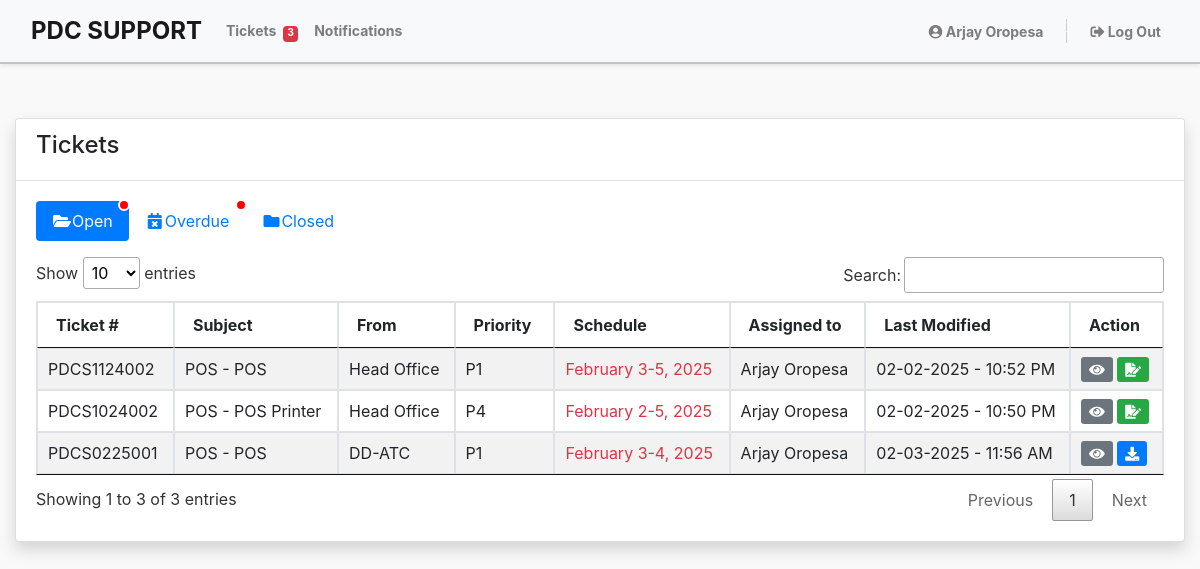
Before: /pages/staff/staff.tickets.php (signed in) with the older database file.
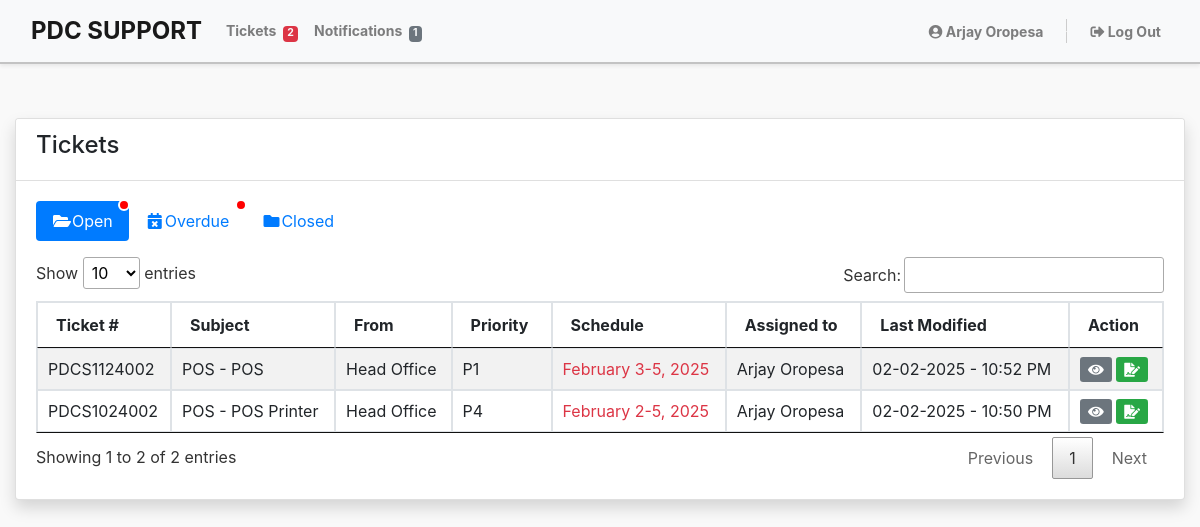
After: the same page with the newer database file.
### tables this page shows
CREATE TABLE `tbl_tickets` (
  `id` int(100) NOT NULL,
  `ticket_num` varchar(1000) NOT NULL,
  `outlet` varchar(1000) NOT NULL,
  `reported_by` varchar(100) NOT NULL,
  `designation` enum('1','2') NOT NULL,
  `topiccateg` varchar(1000) NOT NULL,
  `topicitem` varchar(1000) NOT NULL,
  `img_name` varchar(1000) NOT NULL,
  `file_path` varchar(1000) NOT NULL,
  `description` varchar(5000) NOT NULL,
  `priority_type` varchar(100) DEFAULT NULL,
  `concern_type` enum('Issue','Request') DEFAULT NULL,
  `status` enum('1','2','3','4','5') NOT NULL DEFAULT '2',
  `remark` varchar(1000) NOT NULL,
  `sched_start` date DEFAULT NULL,
  `sched_end` date DEFAULT NULL,
  `assigned` varchar(1000) NOT NULL,
  `msg_ses` varchar(5000) NOT NULL DEFAULT '0',
  `rprt` enum('0','1') NOT NULL DEFAULT '0',
  `date_posted` datetime(6) NOT NULL DEFAULT current_timestamp(6),
  `date_modified` datetime(6) DEFAULT current_timestamp(6),
  `date_closed` datetime DEFAULT NULL
);

CREATE TABLE `tbl_itemcategory` (
  `id` int(100) NOT NULL,
  `name` varchar(100) NOT NULL,
  `img_name` varchar(1000) NOT NULL,
  `img_path` varchar(1000) NOT NULL,
  `status` enum('1','0') NOT NULL DEFAULT '1',
  `designation` enum('1','2') NOT NULL
);

CREATE TABLE `tbl_itemlist` (
  `id` int(100) NOT NULL,
  `name` varchar(100) NOT NULL,
  `status` enum('0','1') NOT NULL DEFAULT '1',
  `category` varchar(100) NOT NULL
);

CREATE TABLE `tbl_useraccounts` (
  `id` int(11) NOT NULL,
  `name` varchar(100) NOT NULL,
  `username` varchar(100) NOT NULL,
  `password` varchar(255) NOT NULL,
  `role` enum('admin','it-admin','maintenance-admin','office','outlet','it','maintenance') NOT NULL,
  `status` enum('Active','Inactive') NOT NULL DEFAULT 'Active',
  `created` datetime(6) DEFAULT current_timestamp(6),
  `updated` datetime(6) DEFAULT current_timestamp(6) ON UPDATE current_timestamp(6)
);

### pages/staff/staff.ticket-qry.php (called while the page is built, shortened)
<?php
$all_tickets = mysqli_query($conn, "SELECT t.*, t.status AS ticket_status, u.name AS outlet_name, c.name AS categ_name, l.name AS item_name, a.name AS staff_name
        FROM tbl_tickets t
        LEFT JOIN tbl_useraccounts u ON t.outlet = u.id
        LEFT JOIN tbl_itemcategory c ON t.topiccateg = c.id
        LEFT JOIN tbl_itemlist l ON t.topicitem = l.id
        LEFT JOIN tbl_useraccounts a ON t.assigned = a.id
        WHERE t.assigned = {$_SESSION['id']}
        ORDER BY t.date_posted DESC");
$open_tickets = [];
$overdue_tickets = [];
$closed_tickets = [];
while ($rows = mysqli_fetch_array($all_tickets)) {
    $current_date = new DateTime();
    if (!empty($rows['sched_end']) && $rows['sched_end'] !== 'NULL') {
        $sched_end_date = new DateTime($rows['sched_end']);
        if ($sched_end_date < $current_date && $rows['ticket_status'] != '5') {
            $overdue_tickets[] = $rows;
        }
    }
    if ($rows['ticket_status'] == '1' || $rows['ticket_status'] == '4') {
        $open_tickets[] = $rows;
    } elseif ($rows['ticket_status'] == '5') {
        $closed_tickets[] = $rows;
    }
}
$open_count = count($open_tickets);
$overdue_count = count($overdue_tickets);
function formatSchedule($start, $end) {
    $startDate = new DateTime($start);
    $endDate = new DateTime($end);
    if ($startDate->format('Y-m') === $endDate->format('Y-m')) {
        return $startDate->format('F j') . '-' . $endDate->format('j, Y');
    }
    return $startDate->format('F j, Y') . ' - ' . $endDate->format('F j, Y');
}
?>

### pages/staff/staff.tickets.php (the view, shortened to what this page needs)
<?php
    include('staff.header.php');
    include('staff.ticket-qry.php');
?>
    <div class="container my-5">
        <div class="card shadow mb-4">
            <div class="card-header d-flex justify-content-between align-items-center" style="background-color:#fff;">
                <div>
                    <h4>Tickets</h4>
                </div>
            </div>
            <div class="card-body">
                <ul class="nav nav-pills mb-3" id="ex-with-icons" role="tablist">
                    <li class="nav-item position-relative" role="presentation">
                        <a href="ticket?tab=open" class="nav-link active" id="ex-with-icons-tab-1" data-toggle="pill" data-target="#ex-with-icons-tabs-1" role="tab"
                        aria-controls="ex-with-icons-tabs-1" aria-selected="false">
                            <i class="fas fa-folder-open fa-fw me-2"></i>Open
                        </a>
                        <?php if ($open_count > 0) { ?>
                            <span class="position-absolute"
                                style="top: -4%; right: -1%; width: 12px; height: 12px; background-color: red; border-radius: 50%; border: 2px solid white;">
                            </span>
                        <?php } ?>
                    </li>
                    <li class="nav-item position-relative" role="presentation">
                        <a href="ticket?tab=overdue" class="nav-link" id="ex-with-icons-tab-2" data-toggle="pill" data-target="#ex-with-icons-tabs-2" role="tab" aria-controls="ex-with-icons-tabs-2" aria-selected="false"><i class="fas fa-calendar-times fa-fw me-2"></i>Overdue</a>
                        <?php if ($overdue_count > 0) { ?>
                            <span class="position-absolute"
                                style="top: -4%; right: -1%; width: 12px; height: 12px; background-color: red; border-radius: 50%; border: 2px solid white;">
                            </span>
                        <?php } ?>
                    </li>
                    <li class="nav-item" role="presentation">
                        <a href="ticket?tab=closed" class="nav-link" id="ex-with-icons-tab-3" data-toggle="pill" data-target="#ex-with-icons-tabs-3" role="tab" aria-controls="ex-with-icons-tabs-3" aria-selected="false"><i class="fas fa-folder fa-fw me-2"></i>Closed</a>
                    </li>
                </ul>
                <div class="tab-content" id="ex-with-icons-content">
                    <div class="tab-pane fade show active" id="ex-with-icons-tabs-1" role="tabpanel" aria-labelledby="ex-with-icons-tab-1">
                        <div class="table-responsive">
                            <table class="table table-bordered table-striped table-sm w-100" id="opentck_tbl">
                                <thead>
                                    <tr>
                                        <th>Ticket #</th>
                                        <th>Subject</th>
                                        <th>From</th>
                                        <th>Priority</th>
                                        <th>Schedule</th>
                                        <th>Assigned to</th>
                                        <th>Last Modified</th>
                                        <th>Action</th>
                                    </tr>
                                </thead>
                                <tbody>
                                    <?php
                                        foreach ($open_tickets as $rows) {
                                            $modDT = new DateTime($rows["date_modified"]);
                                    ?>
                                    <tr>
                                        <td><?php echo $rows['ticket_num']; ?></td>
                                        <td><?php echo $rows['categ_name'] . ' - ' . $rows['item_name']; ?></td>
                                        <td><?php echo $rows['outlet_name']; ?></td>
                                        <td><?php echo $rows['priority_type']; ?></td>
                                        <?php
                                            if ($rows['sched_end'] < date('Y-m-d H:i:s')) {
                                                echo '<td class="text-danger">' . formatSchedule($rows['sched_start'], $rows['sched_end']) . '</td>';
                                            } else {
                                                echo '<td>' . formatSchedule($rows['sched_start'], $rows['sched_end']) . '</td>';
                                            }
                                        ?>
                                        <td><?php echo $rows['staff_name']; ?></td>
                                        <td><?php echo $modDT->format('m-d-Y - h:i A'); ?></td>
                                        <td>
                                            <a href="view-ticket?id=<?php echo $rows['ticket_num']; ?>" class="btn-sm btn-secondary" title="View Report"><i class="fas fa-eye"></i></a>
                                            <?php if ($rows['rprt'] == 1) { ?>
                                                <a href="generate-pdf?id=<?php echo $rows['ticket_num']; ?>" class="btn-sm btn-primary" title="Download Report"><i class="fas fa-download"></i></a>
                                            <?php } elseif($rows['rprt'] == 0) { ?>
                                                <a href="edit-report?id=<?php echo $rows['ticket_num']; ?>" class="btn-sm btn-success" title="Edit Report"><i class="fas fa-file-signature"></i></a>
                                            <?php } ?>
                                        </td>
                                    </tr>
                                    <?php } ?>
                                </tbody>
                            </table>
                        </div>
                    </div>
                </div>
            </div>
        </div>
    </div>
<?php include('staff.footer.php'); ?>

### pages/staff/staff.header.php (shortened to what this page needs)
<?php
include('../includes/connection.php');
$notifcnt_qry = $conn->query("SELECT COUNT(*) AS unread_count FROM tbl_notif WHERE user_id = {$_SESSION['id']} AND status = '1'");
$unread_count = 0;
if ($notifcnt_qry) {
    $notifcnt_row = $notifcnt_qry->fetch_assoc();
    $unread_count = $notifcnt_row['unread_count'];
}
$ticketcnt_qry = $conn->query("SELECT COUNT(*) AS ticket_count FROM tbl_tickets WHERE (status = '1' OR status = '4') AND assigned = " . $_SESSION['id']);
$ticket_cnt = 0;
if ($ticketcnt_qry) {
    $ticketcnt_res = $ticketcnt_qry->fetch_assoc();
    $ticket_cnt = $ticketcnt_res['ticket_count'];
}
?>
<!DOCTYPE html>
<html lang="en">
    <head>
        <link href="../../assets/vendor/bootstrap/css/bootstrap.min.css" rel="stylesheet">
        <link href="../../assets/vendor/bootstrap-icons/bootstrap-icons.css" rel="stylesheet">
        <link href="../../assets/vendor/fontawesome/css/all.min.css" rel="stylesheet">
        <link href="../../assets/vendor/swiper/swiper-bundle.min.css" rel="stylesheet">
        <link href="../../assets/vendor/datatables/jquery.dataTables.min.css" rel="stylesheet">
        <link href="../../assets/css/staff.style.css" rel="stylesheet">
    </head>
    <body id="page-top">
        <nav class="navbar navbar-expand-lg navbar-light bg-light shadow-sm fixed-top">
            <div class="container">
                <a class="navbar-brand" href="dashboard">PDC SUPPORT</a>
                <div class="collapse navbar-collapse" id="navbarNav">
                    <ul class="navbar-nav mr-auto">
                        <li class="nav-item">
                            <a class="nav-link <?php echo in_array($page, ['staff/tickets', 'staff/view-ticket', 'staff/edit-report']) ? 'active' : ''; ?>" href="tickets">Tickets&nbsp;
                                <?php if ($ticket_cnt > 0) { ?>
                                    <span class="badge bg-danger text-light">
                                        <?php echo ($ticket_cnt > 99) ? '99+' : $ticket_cnt; ?>
                                    </span>
                                <?php } ?>
                            </a>
                        </li>
                        <li class="nav-item">
                            <a class="nav-link <?php echo ($page == 'staff/notifications') ? 'active' : ''; ?>" aria-current="page" href="notifications">Notifications&nbsp;
                                <?php if ($unread_count > 0) { ?>
                                    <span class="badge bg-secondary text-light">
                                        <?php echo ($unread_count > 99) ? '99+' : $unread_count; ?>
                                    </span>
                                <?php } ?>
                            </a>
                        </li>
                    </ul>
                    <ul class="navbar-nav">
                        <li class="nav-item">
                            <a class="nav-link" href="#"><i class="fas fa-user-circle"></i>&nbsp;<?php echo $_SESSION['name']; ?></a>
                        </li>
                        <li class="nav-item">
                            <a class="nav-link" href="logout" data-toggle="modal" data-target="#logoutModal"><i class="fas fa-sign-out-alt"></i>&nbsp;Log Out</a>
                        </li>
                    </ul>
                </div>
            </div>
        </nav>

### pages/staff/staff.footer.php (shortened to what this page needs)
    </body>
</html>

### assets/css/staff.style.css (style rules this page uses)
body { background-color: #f9f9f9; padding-top: 70px; }
.navbar { background-color: #e9e9e9; border-bottom: 2px solid #c3c3c3; }
.navbar-brand { font-size: 24px; font-weight: bold; }
.navbar-nav .nav-link { font-size: 14px; color: #666666; font-weight: bold; }
.container { max-width: 1200px; }
.navbar-nav .nav-link { color: #000; }
.navbar-nav .nav-link:last-child { font-weight: bold; }
.navbar.fixed-top { box-shadow: 0px 2px 10px rgba(0, 0, 0, 0.1); }

Changed rows visible on the page:
no longer on this page (row edited): tbl_tickets: ticket_num "PDCS0225001", tbl_itemcategory.name "POS", tbl_itemlist.name "POS", tbl_useraccounts.name "DD-ATC", priority_type "P1", formatSchedule($rows['sched_start'], $rows['sched_end']) "February 3-4, 2025", tbl_useraccounts.name "Arjay Oropesa", date_modified "02-03-2025 - 11:56 AM"
Other visible differences:
$ticket_cnt: "3" → "2"
$unread_count: (not shown) → "1"
text written by a page script: "Show entries Search: Showing 1 to 3 of 3 entries Previous 1 Next" → "Show entries Search: Showing 1 to 2 of 2 entries Previous 1 Next"
